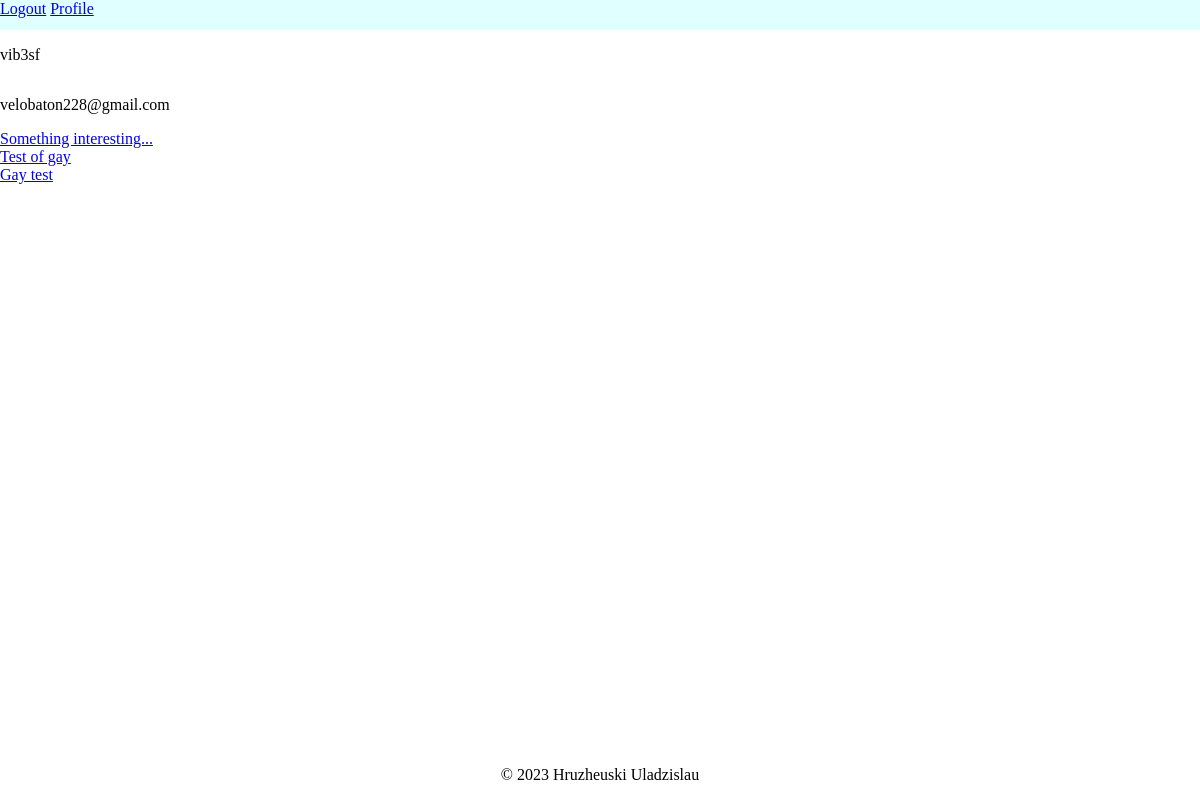
The page /profile/ (signed in) on the database as committed earlier.
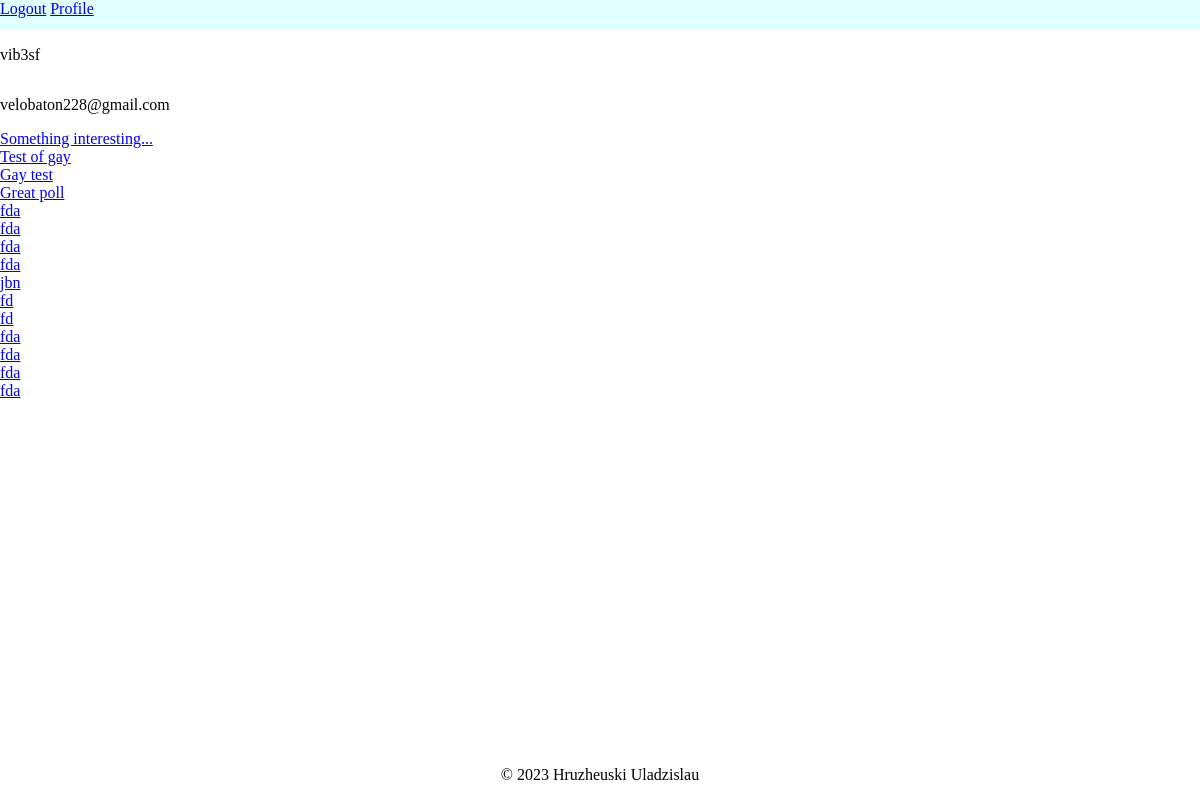
The same page on the database as committed later.
### polls/models.py (models this page shows)
class Poll(models.Model):
    poll_text = models.CharField(max_length=200)
    creator = models.ForeignKey(User, on_delete=models.CASCADE)
    pub_date = models.DateTimeField(auto_now_add=True)
    def get_absolute_url(self):
        return f'/poll/{self.id}'
    def __str__(self):
        return self.poll_text

### users/views.py (the view)
# urls.py: path('profile/', profile, name='profile'),
@login_required
def profile(request):
    context = {
        'polls': request.user.poll_set.all(),
    }
    return render(request, 'users/profile.html', context)

### users/templates/users/profile.html
{% extends "polls/base.html" %}
{% block content %}
    <p> {{ user.username }}</p>
    <p> {{ user.email }}</p>
    {% for poll in polls %}
        <a href="{{ poll.get_absolute_url }}">{{ poll }}</a>
    {% endfor %}
{% endblock content %}

### polls/templates/polls/base.html (shortened to what this page needs)
{% load static %}
<!DOCTYPE html>
<html lang="en">
<head>
    <link type="text/css" href="{% static 'polls/css/style.css' %}" rel="stylesheet">
</head>
<body>
<header class="site-header">
    <nav>
        <div class="navbar-nav">
            {% if user.is_authenticated %}
                <a class="nav-item nav-link" href="{% url 'logout' %}">Logout</a>
                <a class="nav-item nav-link" href="{% url 'profile'  %}">Profile</a>
            {% else %}
                <a class="nav-item nav-link" href="{% url 'login' %}">Login</a>
                <a class="nav-item nav-link" href="{% url 'register' %}">Register</a>
            {% endif %}
        </div>
    </nav>
</header>
{% block content %}{% endblock %}
<footer class="foot">
    <p>&copy 2023 Hruzheuski Uladzislau</p>
</footer>
</body>
</html>

### polls/static/polls/css/style.css (style rules this page uses)
html, body { height: 100%; width: 100%; }
body { min-height: 100vh; margin:0; display:flex; flex-direction:column; }
header { min-height:30px; background:lightcyan; }
footer { min-height:50px; bottom: 0; text-align: center; margin-top: auto; }

Rows that differ between the two databases and show on the page:
added Poll: poll_text "Great poll"
added Poll: poll_text "fda"
added Poll: poll_text "fda"
added Poll: poll_text "fda"
added Poll: poll_text "fda"
added Poll: poll_text "jbn"
added Poll: poll_text "fd"
added Poll: poll_text "fd"
added Poll: poll_text "fda"
added Poll: poll_text "fda"
added Poll: poll_text "fda"
added Poll: poll_text "fda"
